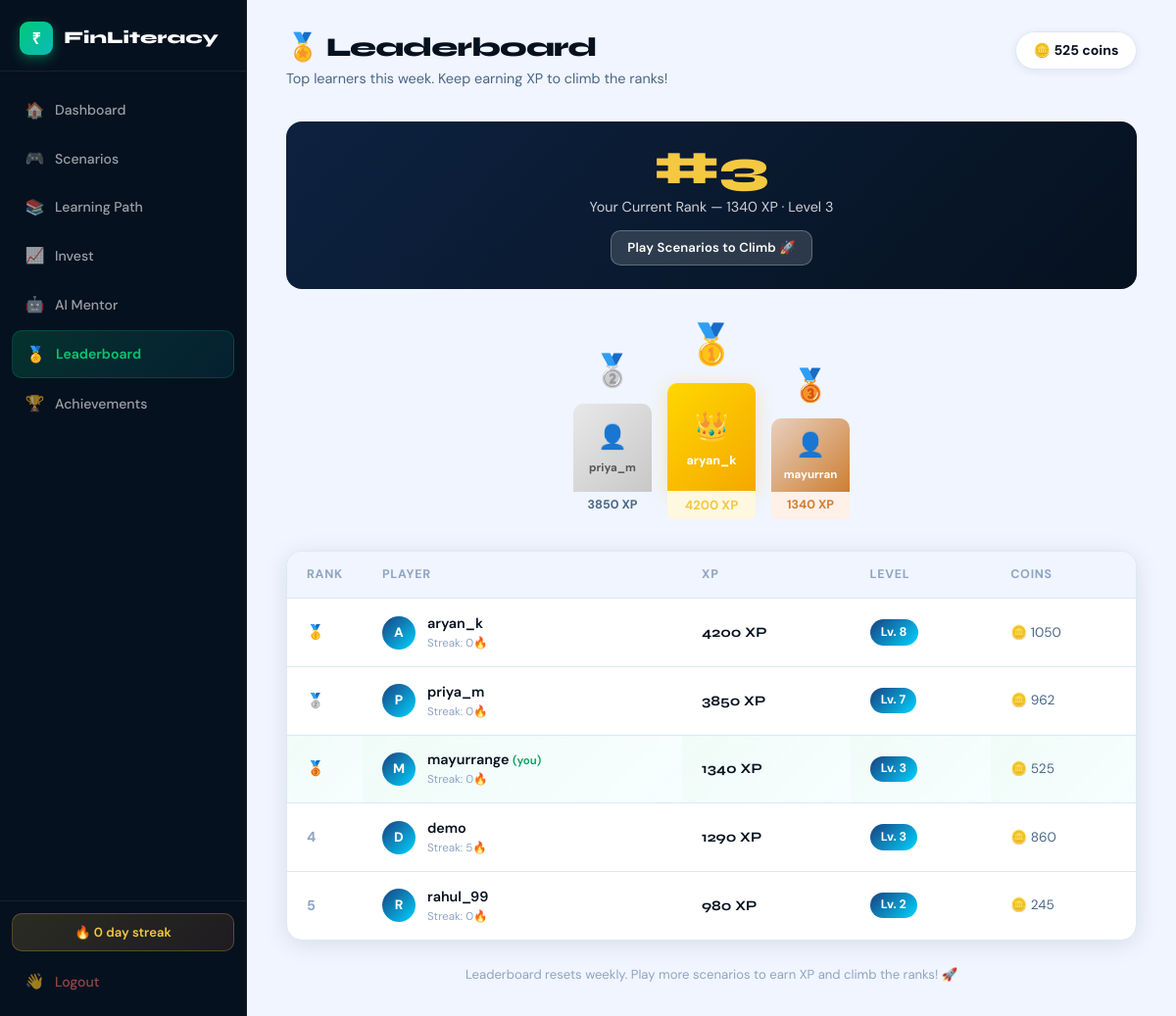
Page /leaderboard (signed in) on the committed database.
### finliteracy_split/models.py (models this page shows, shortened)
class User(db.Model):
    __tablename__ = 'users'
    id            = db.Column(db.Integer, primary_key=True)
    username      = db.Column(db.String(80),  unique=True, nullable=False)
    email         = db.Column(db.String(120), unique=True, nullable=False)
    password      = db.Column(db.String(200), nullable=False)   # TODO: bcrypt in prod
    xp            = db.Column(db.Integer, default=0)
    coins         = db.Column(db.Integer, default=100)
    level         = db.Column(db.Integer, default=1)
    streak_days   = db.Column(db.Integer, default=0)
    last_login    = db.Column(db.DateTime, default=datetime.utcnow)
    created_at    = db.Column(db.DateTime, default=datetime.utcnow)
    progress      = db.relationship('Progress',    backref='user', lazy=True, uselist=False)
    investments   = db.relationship('Investment',  backref='user', lazy=True)
    achievements  = db.relationship('UserAchievement', backref='user', lazy=True)

### finliteracy_split/routes/leaderboard.py (the view)
@leaderboard_bp.route('/leaderboard')
def leaderboard():
    user = get_current_user()
    if not user:
        return redirect(url_for('auth.login'))
    top_users = User.query.order_by(User.xp.desc()).limit(20).all()
    my_rank   = next((i + 1 for i, u in enumerate(top_users) if u.id == user.id), '20+')
    return render_template('leaderboard.html',
        user=user,
        top_users=top_users,
        my_rank=my_rank,
    )

### finliteracy_split/utils.py (called while the page is built)
def get_current_user():
    if 'user_id' in session:
        return User.query.get(session['user_id'])
    return None

### finliteracy_split/templates/leaderboard.html (shortened to what this page needs)
<!DOCTYPE html>
<html lang="en">
<head>
    <link rel="stylesheet" href="{{ url_for('static', filename='css/base.css') }}">
    <link rel="stylesheet" href="{{ url_for('static', filename='css/leaderboard.css') }}">
</head>
<body>
<aside class="sidebar">
    <div class="sidebar-brand">
        <div class="brand-icon-sm">₹</div>
        <span>FinLiteracy</span>
    </div>
    <nav class="sidebar-nav">
        <a href="/dashboard"    class="nav-item"><span class="nav-icon">🏠</span> Dashboard</a>
        <a href="/scenario"     class="nav-item"><span class="nav-icon">🎮</span> Scenarios</a>
        <a href="/learning"     class="nav-item"><span class="nav-icon">📚</span> Learning Path</a>
        <a href="/invest"       class="nav-item"><span class="nav-icon">📈</span> Invest</a>
        <a href="/mentor"       class="nav-item"><span class="nav-icon">🤖</span> AI Mentor</a>
        <a href="/leaderboard"  class="nav-item active"><span class="nav-icon">🏅</span> Leaderboard</a>
        <a href="/achievements" class="nav-item"><span class="nav-icon">🏆</span> Achievements</a>
    </nav>
    <div class="sidebar-bottom">
        <div class="streak-badge">🔥 {{ user.streak_days }} day streak</div>
        <a href="/logout" class="nav-item nav-logout"><span class="nav-icon">👋</span> Logout</a>
    </div>
</aside>
<main class="main-content">
    <header class="page-header">
        <div>
            <h2 class="page-title">🏅 Leaderboard</h2>
            <p class="page-subtitle">Top learners this week. Keep earning XP to climb the ranks!</p>
        </div>
        <div class="header-coins">
            <span class="coin-display">🪙 {{ user.coins }} coins</span>
        </div>
    </header>
    <div class="lb-my-rank" style="margin-bottom:1.5rem;">
        <div class="lb-my-rank-num">#{{ my_rank }}</div>
        <div class="lb-my-rank-label">Your Current Rank — {{ user.xp }} XP · Level {{ user.level }}</div>
        <div style="margin-top:0.75rem;">
            <a href="/scenario" class="btn btn-sm" style="background:rgba(255,255,255,0.15);color:white;border:1px solid rgba(255,255,255,0.25);">
                Play Scenarios to Climb 🚀
            </a>
        </div>
    </div>
    <div style="display:flex;justify-content:center;align-items:flex-end;gap:1rem;margin-bottom:2rem;">
        {% if top_users | length >= 2 %}
        <div style="text-align:center;animation:fadeInUp 0.4s ease 0.15s both;">
            <div style="font-size:2rem;">🥈</div>
            <div style="width:80px;height:90px;background:linear-gradient(135deg,#e8e8e8,#c8c8c8);border-radius:10px 10px 0 0;
                        display:flex;align-items:center;justify-content:center;flex-direction:column;margin:0.5rem auto 0;">
                <div style="font-size:1.5rem;">👤</div>
                <div style="font-size:0.72rem;font-weight:700;color:#555;margin-top:0.2rem;">{{ top_users[1].username[:8] }}</div>
            </div>
            <div style="font-size:0.78rem;font-weight:700;color:var(--text-secondary);background:var(--off-white);padding:0.25rem 0.5rem;border-radius:0 0 6px 6px;">{{ top_users[1].xp }} XP</div>
        </div>
        {% endif %}
        {% if top_users | length >= 1 %}
        <div style="text-align:center;animation:fadeInUp 0.4s ease both;">
            <div style="font-size:2.5rem;">🥇</div>
            <div style="width:90px;height:110px;background:linear-gradient(135deg,#ffd700,#f5a800);border-radius:10px 10px 0 0;
                        display:flex;align-items:center;justify-content:center;flex-direction:column;margin:0.5rem auto 0;
                        box-shadow:0 4px 20px rgba(245,200,66,0.4);">
                <div style="font-size:1.8rem;">👑</div>
                <div style="font-size:0.78rem;font-weight:800;color:white;margin-top:0.2rem;">{{ top_users[0].username[:8] }}</div>
            </div>
            <div style="font-size:0.82rem;font-weight:700;color:var(--gold);background:#fff8e0;padding:0.25rem 0.5rem;border-radius:0 0 6px 6px;">{{ top_users[0].xp }} XP</div>
        </div>
        {% endif %}
        {% if top_users | length >= 3 %}
        <div style="text-align:center;animation:fadeInUp 0.4s ease 0.25s both;">
            <div style="font-size:2rem;">🥉</div>
            <div style="width:80px;height:75px;background:linear-gradient(135deg,#e8d0c0,#cd7f32);border-radius:10px 10px 0 0;
                        display:flex;align-items:center;justify-content:center;flex-direction:column;margin:0.5rem auto 0;">
                <div style="font-size:1.5rem;">👤</div>
                <div style="font-size:0.72rem;font-weight:700;color:white;margin-top:0.2rem;">{{ top_users[2].username[:8] }}</div>
            </div>
            <div style="font-size:0.78rem;font-weight:700;color:#cd7f32;background:#fff0e8;padding:0.25rem 0.5rem;border-radius:0 0 6px 6px;">{{ top_users[2].xp }} XP</div>
        </div>
        {% endif %}
    </div>
    <div class="leaderboard-page-card">
        <table class="lb-table">
            <thead>
                <tr>
                    <th style="width:60px;">Rank</th>
                    <th>Player</th>
                    <th>XP</th>
                    <th>Level</th>
                    <th>Coins</th>
                </tr>
            </thead>
            <tbody>
                {% for u in top_users %}
                <tr class="{{ 'current-user' if u.id == user.id else '' }}">
                    <td class="lb-rank-cell">
                        {% if loop.index == 1 %}🥇
                        {% elif loop.index == 2 %}🥈
                        {% elif loop.index == 3 %}🥉
                        {% else %}<span style="color:var(--text-muted);font-size:0.9rem;">{{ loop.index }}</span>
                        {% endif %}
                    </td>
                    <td>
                        <div class="lb-user-cell">
                            <div class="lb-avatar">{{ u.username[0] | upper }}</div>
                            <div>
                                <div class="lb-username">{{ u.username }}{% if u.id == user.id %} <span style="font-size:0.72rem;color:var(--green-dark);font-weight:600;">(you)</span>{% endif %}</div>
                                <div style="font-size:0.72rem;color:var(--text-muted);">Streak: {{ u.streak_days }}🔥</div>
                            </div>
                        </div>
                    </td>
                    <td class="lb-xp-cell">{{ u.xp | int }} XP</td>
                    <td>
                        <span class="lb-level-pill">Lv. {{ u.level }}</span>
                    </td>
                    <td style="font-size:0.85rem;color:var(--text-secondary);">🪙 {{ u.coins }}</td>
                </tr>
                {% endfor %}
            </tbody>
        </table>
    </div>
    <p style="text-align:center;margin-top:1.5rem;font-size:0.82rem;color:var(--text-muted);">
        Leaderboard resets weekly. Play more scenarios to earn XP and climb the ranks! 🚀
    </p>
</main>
</body>
</html>

### finliteracy_split/static/css/base.css (style rules this page uses)
:root { --blue-dark: #06111f; --blue-mid: #0d2240; --blue-light: #1a4080; --green: #00c875; --green-dark: #00a05e; --green-glow: rgba(0,200,117,0.25); --cyan: #00d4ff; --cyan-glow: rgba(0,212,255,0.2); --orange: #ff7e2d; --gold: #f5c842; --red: #ff4d6a; --white: #ffffff; --off-white: #f0f5ff; --surface: #ffffff; --surface-2: #f7faff; --text-primary: #06111f; --text-secondary: #4a6785; --text-muted: #8fa5c2; --border: #dce8f5; --border-strong: #b8cfe0; --teal: #0cbaba; --purple: #7c5cbf; --sidebar-w: 252px; --radius: 16px; --radius-sm: 10px; --radius-xs: 6px; --shadow-sm: 0 2px 10px rgba(6,17,31,0.07); --shadow: 0 4px 24px rgba(6,17,31,0.10); --shadow-md: 0 8px 40px rgba(6,17,31,0.14); --shadow-lg: 0 16px 60px rgba(6,17,31,0.18); --transition: 0.22s cubic-bezier(0.4,0,0.2,1); }
*, *::before, *::after { box-sizing: border-box; margin: 0; padding: 0; }
html { font-size: 16px; scroll-behavior: smooth; }
body { font-family: 'DM Sans', sans-serif; background: var(--off-white); color: var(--text-primary); display: flex; min-height: 100vh; line-height: 1.6; }
a { text-decoration: none; color: inherit; }
.btn { display: inline-flex; align-items: center; justify-content: center; gap: 0.45rem; padding: 0.7rem 1.5rem; border-radius: var(--radius-sm); font-family: 'DM Sans', sans-serif; font-weight: 600; font-size: 0.92rem; cursor: pointer; border: none; transition: all var(--transition); text-decoration: none; white-space: nowrap; letter-spacing: 0.01em; }
.btn-sm { padding: 0.42rem 1rem; font-size: 0.82rem; }
.sidebar { width: var(--sidebar-w); background: var(--blue-dark); color: white; position: fixed; top: 0; left: 0; bottom: 0; display: flex; flex-direction: column; z-index: 100; border-right: 1px solid rgba(255,255,255,0.06); overflow-y: auto; }
.sidebar-brand { display: flex; align-items: center; gap: 0.7rem; padding: 1.4rem 1.25rem 1rem; font-family: 'Syne', sans-serif; font-weight: 800; font-size: 1.1rem; color: white; border-bottom: 1px solid rgba(255,255,255,0.07); margin-bottom: 0.5rem; }
.brand-icon-sm { width: 34px; height: 34px; background: linear-gradient(135deg, var(--green), var(--teal)); border-radius: 9px; display: flex; align-items: center; justify-content: center; font-size: 1rem; font-weight: 800; box-shadow: 0 4px 12px rgba(0,200,117,0.4); flex-shrink: 0; }
.sidebar-nav { display: flex; flex-direction: column; gap: 0.2rem; padding: 0.5rem 0.75rem; flex: 1; }
.nav-item { display: flex; align-items: center; gap: 0.65rem; padding: 0.65rem 0.85rem; border-radius: var(--radius-sm); font-size: 0.88rem; font-weight: 500; color: rgba(255,255,255,0.6); transition: all var(--transition); cursor: pointer; }
.nav-item.active { background: linear-gradient(135deg, rgba(0,200,117,0.18), rgba(0,212,255,0.08)); color: var(--green); font-weight: 600; border: 1px solid rgba(0,200,117,0.2); }
.nav-icon { font-size: 1rem; width: 20px; text-align: center; }
.sidebar-bottom { padding: 0.75rem; border-top: 1px solid rgba(255,255,255,0.07); }
.streak-badge { background: linear-gradient(135deg, rgba(245,200,66,0.15), rgba(255,126,45,0.1)); border: 1px solid rgba(245,200,66,0.25); border-radius: var(--radius-sm); padding: 0.5rem 0.85rem; font-size: 0.82rem; font-weight: 600; color: var(--gold); margin-bottom: 0.5rem; text-align: center; }
.nav-logout { color: rgba(255,100,100,0.6) !important; }
.main-content { margin-left: var(--sidebar-w); flex: 1; padding: 2rem 2.5rem; max-width: calc(100vw - var(--sidebar-w)); min-height: 100vh; }
.page-header { display: flex; align-items: flex-start; justify-content: space-between; margin-bottom: 2rem; gap: 1rem; flex-wrap: wrap; }
.page-title { font-family: 'Syne', sans-serif; font-size: 1.7rem; font-weight: 800; color: var(--blue-dark); letter-spacing: -0.03em; line-height: 1.2; }
.page-subtitle { font-size: 0.9rem; color: var(--text-secondary); margin-top: 0.25rem; }
.header-coins { display: flex; gap: 0.75rem; align-items: center; flex-wrap: wrap; }
.coin-display { background: white; border: 1.5px solid var(--border); border-radius: 24px; padding: 0.45rem 1.1rem; font-size: 0.88rem; font-weight: 700; color: var(--text-primary); box-shadow: var(--shadow-sm); }

### rows in the picture
User: streak_days "0", coins "525", xp "1340", level "3", username "mayurran", username "M", username "mayurrange", shows "(you)"
User: username "priya_m", xp "3850", username "P", streak_days "0", level "7", coins "962"
User: username "aryan_k", xp "4200", username "A", streak_days "0", level "8", coins "1050"
User: username "D", username "demo", streak_days "5", xp "1290", level "3", coins "860"
User: username "R", username "rahul_99", streak_days "0", xp "980", level "2", coins "245"

### other values in the picture
{{ my_rank }} "3"
